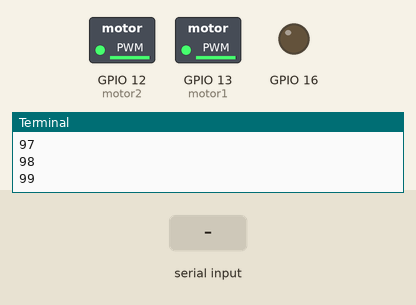
Simulated run of this program. Board: Raspberry Pi (BCM pin numbers). On the bench: switched loads named in the program (green lamp = pin HIGH), output pins drawn as LEDs (lit = HIGH), the last lines printed to the terminal. The inputs (shaded band) are chosen by the test bench.

Above: at 11.2 s.
11.3 s: "A" typed at the terminal, then Enter
At 12.4 s:
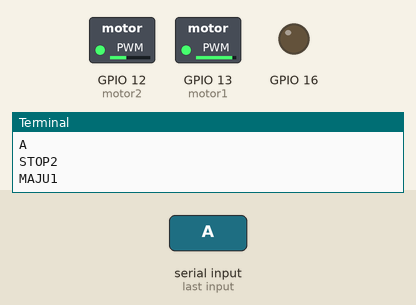
12.8 s: "D" typed at the terminal, then Enter
At 13.5 s:
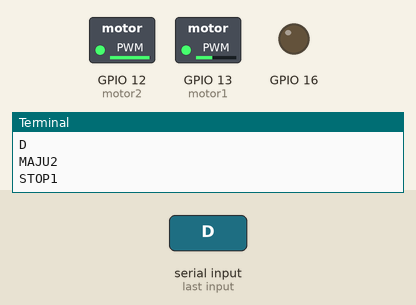
14.3 s: "S" typed at the terminal, then Enter
At 14.7 s:
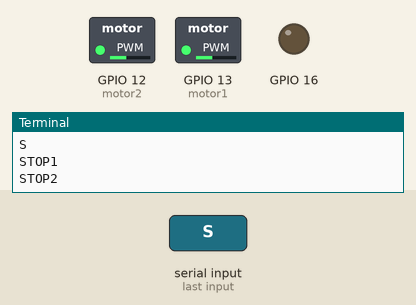
15.8 s: "ON" typed at the terminal, then Enter
At 17.0 s:
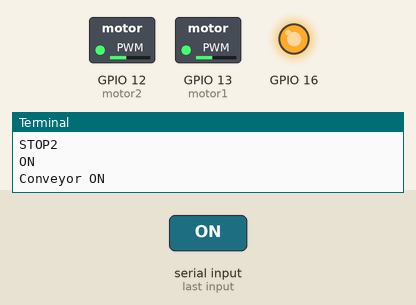
17.3 s: "W" typed at the terminal, then Enter
At 18.1 s:
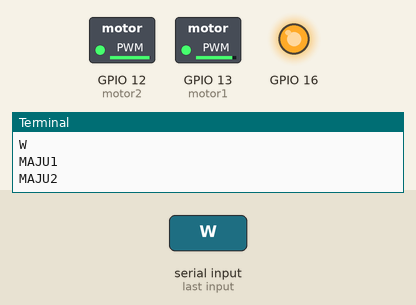
18.8 s: "A" typed at the terminal, then Enter
At 19.3 s:
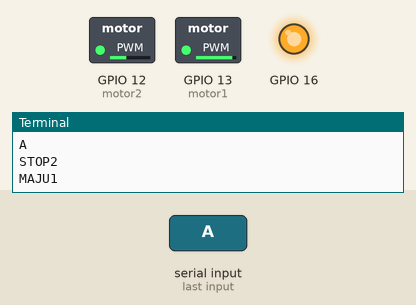
Timing chart, 0 to 21.3 s (numbered marks = the images above; inputs shaded):
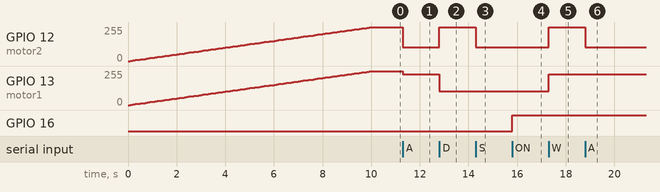

The program:

brushless_motor.py
```python
import RPi.GPIO as GPIO
from time import sleep

GPIO.setmode (GPIO.BCM)
GPIO.setup(16,GPIO.OUT)

motor1=13 #pin in motor 1
motor2=12 #pin in motor 2


GPIO.setup(motor1,GPIO.OUT)
pwm1= GPIO.PWM(motor1,1000)
pwm1.start(0)


GPIO.setup(motor2,GPIO.OUT)
pwm2= GPIO.PWM(motor2,1000)
pwm2.start(0)

for i in range(0,100):
    print(i)
    pwm1.ChangeDutyCycle(i)
    pwm2.ChangeDutyCycle(i)
    sleep(0.1)


def stop1():
    print("STOP1")
    pwm1.ChangeDutyCycle(40)
    return

def maju1():
    print("MAJU1")
    pwm1.ChangeDutyCycle(90)
    return

def stop2():
    print("STOP2")
    pwm2.ChangeDutyCycle(40)
    return

def maju2():
    print("MAJU2")
    pwm2.ChangeDutyCycle(99)
    return

while True:
    val=input()
    if val=="W":
        maju1() #Untuk MAJU motor 1
        maju2() #Untuk MAJU motor 2
    elif val=="A":
        stop2() #Untuk STOP motor 2
        maju1() #Untuk MAJU motor 1
    elif val=="D":
        maju2() #Untuk MAJU motor 2
        stop1() #Untuk STOP motor 1
    elif val=="S":
        stop1() #Untuk STOP motor 1
        stop2() #Untuk STOP motor 2

    elif val=="ON":       #Untuk Hidup Conveyor
        GPIO.output(16,True)
        print ("Conveyor ON")
    elif val=="OFF":      #Untuk Hidup Conveyor
        GPIO.output(16,False)
        print ("Conveyor OFF")


pwm1.stop()
pwm2.stop()

GPIO.cleanup()

# stop2() #Untuk STOP motor 2
# maju2() #Untuk MAJU motor 2
```

Measured:
- after the input at 11.3 s, GPIO 12 (motor2): 252/255 → 102/255 at once; GPIO 13 (motor1): 252/255 → 230/255 at once
- after the input at 12.8 s, GPIO 12 (motor2): 102/255 → 252/255 at once; GPIO 13 (motor1): 230/255 → 102/255 at once
- after the input at 14.3 s, GPIO 12 (motor2): 252/255 → 102/255 at once
- after the input at 15.8 s, GPIO 16: LOW → HIGH at once
- after the input at 17.3 s, GPIO 12 (motor2): 102/255 → 252/255 at once; GPIO 13 (motor1): 102/255 → 230/255 at once
- after the input at 18.8 s, GPIO 12 (motor2): 252/255 → 102/255 at once
